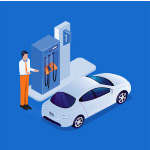
#> input picture ontap/images/cayxang.jpg, 150 x 150 px, found by its file name
$ python bt16.py
#> lines starting #> are read from the running program, lines starting #| are printed output that depends on the picture
import cv2
import numpy as np
img=cv2.imread('.\images\\cayxang.jpg')
#> img is the input picture: shape (150, 150, 3); mean B, G, R 200.4, 122.1, 58.1
b,g,r=cv2.split(img)
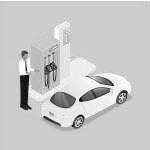
#> b: shape (150, 150); min 1, max 255, mean 200.4
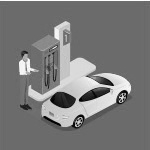
#> g: shape (150, 150); min 0, max 255, mean 122.1
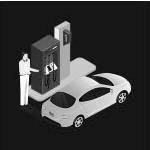
#> r: shape (150, 150); min 0, max 255, mean 58.1
cv2.imshow('Anh kenh mau B',b)
cv2.waitKey(0)
cv2.destroyAllWindows()
